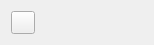
<?xml version="1.0" encoding="UTF-8"?>
<ui version="4.0">
 <class>PlusMinusBox</class>
 <widget class="QWidget" name="PlusMinusBox">
  <property name="geometry">
   <rect>
    <x>0</x>
    <y>0</y>
    <width>154</width>
    <height>45</height>
   </rect>
  </property>
  <property name="windowTitle">
   <string>Form</string>
  </property>
  <layout class="QGridLayout" name="gridLayout">
   <property name="topMargin">
    <number>0</number>
   </property>
   <property name="bottomMargin">
    <number>0</number>
   </property>
   <item row="0" column="0">
    <layout class="QHBoxLayout" name="horizontalLayout">
     <item>
      <widget class="QToolButton" name="toolButton">
       <property name="text">
        <string/>
       </property>
      </widget>
     </item>
     <item>
      <widget class="QLabel" name="label">
       <property name="text">
        <string/>
       </property>
      </widget>
     </item>
    </layout>
   </item>
  </layout>
 </widget>
 <resources/>
 <connections/>
</ui>
